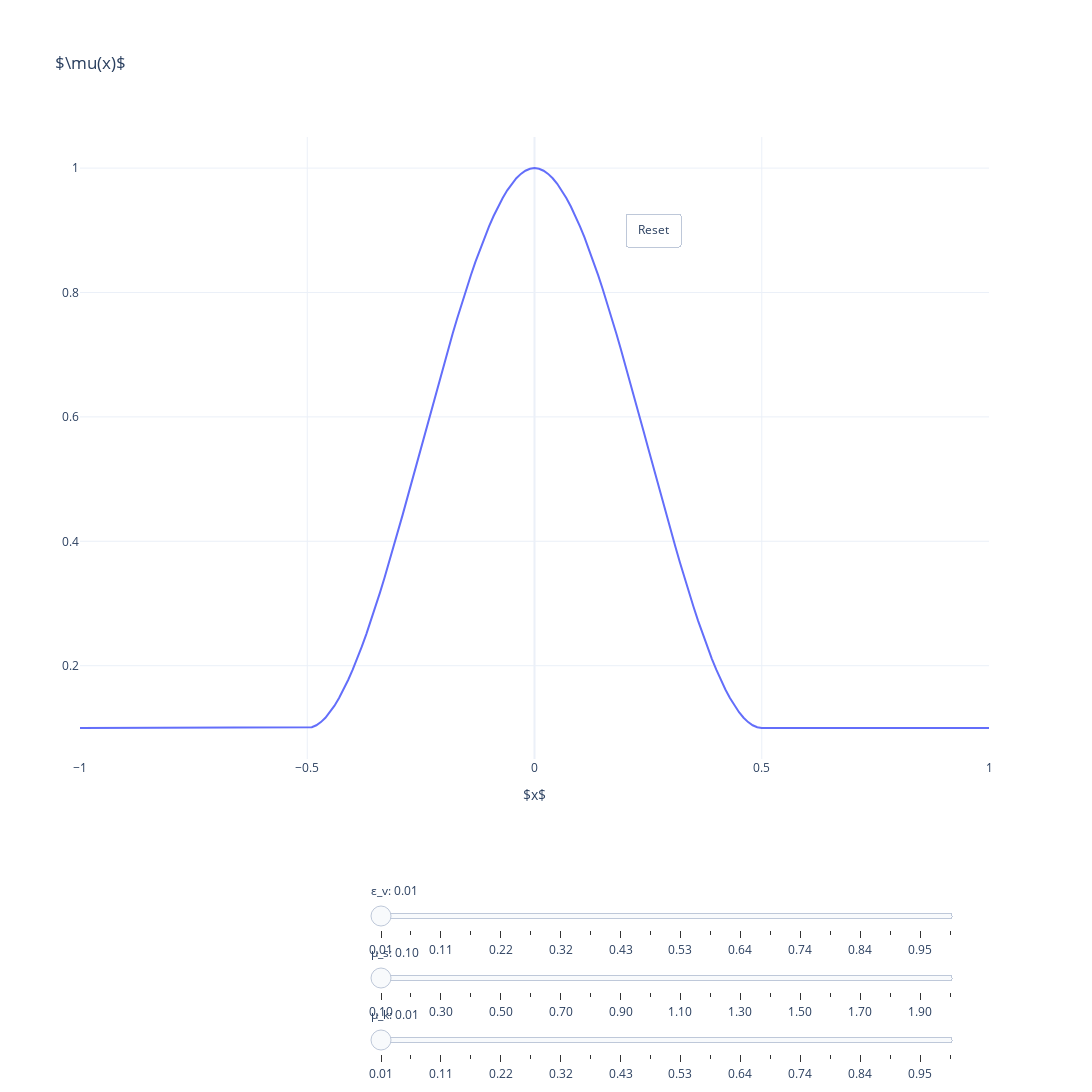

The notebook cell this image was saved under:
### Code cell
def mu(x):
    # return (mu_k - mu_s) * (0.5 * (-cos(pi * x / eps_v) + 1)) + mu_s
    return (mu_k - mu_s) * (3 * (x / eps_v)**2 - 2 * (x / eps_v)**3) + mu_s

sym_mu = Piecewise(
 (mu_k, abs(x) >= eps_v),
 (mu(abs(x)), abs(x) < eps_v)
)
display(Eq(symbols(r"\mu(x)"), sym_mu))
plot(sym_mu, title=r"$\mu(x)$")
plot_interactive(sym_mu, title=r"$\mu(x)$")

### Figure 1 — Plotly figure (JSON) as saved in the notebook; plotly's stock layout.template omitted (floating-point values rounded to 4 significant figures; data arrays with more than 128 entries replaced by an {"elided": "..."} marker saying what was removed)
{"data": [{"name": "Function 1", "type": "scatter", "x": {"elided": "201 float values"}, "y": {"elided": "201 float values"}}], "layout": {"height": 1200, "sliders": [{"active": 0, "currentvalue": {"prefix": "ε_v: "}, "pad": {"l": 200, "r": 120, "t": 120}, "steps": [{"args": [{"y": {"elided": "1x201 float values"}}], "label": "0.01", "method": "restyle"}, {"args": [{"y": {"elided": "1x201 float values"}}], "label": "0.06", "method": "restyle"}, {"args": [{"y": {"elided": "1x201 float values"}}], "label": "0.11", "method": "restyle"}, {"args": [{"y": {"elided": "1x201 float values"}}], "label": "0.17", "method": "restyle"}, {"args": [{"y": {"elided": "1x201 float values"}}], "label": "0.22", "method": "restyle"}, {"args": [{"y": {"elided": "1x201 float values"}}], "label": "0.27", "method": "restyle"}, {"args": [{"y": {"elided": "1x201 float values"}}], "label": "0.32", "method": "restyle"}, {"args": [{"y": {"elided": "1x201 float values"}}], "label": "0.37", "method": "restyle"}, {"args": [{"y": {"elided": "1x201 float values"}}], "label": "0.43", "method": "restyle"}, {"args": [{"y": {"elided": "1x201 float values"}}], "label": "0.48", "method": "restyle"}, {"args": [{"y": {"elided": "1x201 float values"}}], "label": "0.53", "method": "restyle"}, {"args": [{"y": {"elided": "1x201 float values"}}], "label": "0.58", "method": "restyle"}, {"args": [{"y": {"elided": "1x201 float values"}}], "label": "0.64", "method": "restyle"}, {"args": [{"y": {"elided": "1x201 float values"}}], "label": "0.69", "method": "restyle"}, {"args": [{"y": {"elided": "1x201 float values"}}], "label": "0.74", "method": "restyle"}, {"args": [{"y": {"elided": "1x201 float values"}}], "label": "0.79", "method": "restyle"}, {"args": [{"y": {"elided": "1x201 float values"}}], "label": "0.84", "method": "restyle"}, {"args": [{"y": {"elided": "1x201 float values"}}], "label": "0.90", "method": "restyle"}, {"args": [{"y": {"elided": "1x201 float values"}}], "label": "0.95", "method": "restyle"}, {"args": [{"y": {"elided": "1x201 float values"}}], "label": "1.00", "method": "restyle"}], "x": 0.1, "xanchor": "left", "y": 0, "yanchor": "top"}, {"active": 0, "currentvalue": {"prefix": "μ_s: "}, "pad": {"l": 200, "r": 120, "t": 120}, "steps": [{"args": [{"y": {"elided": "1x201 float values"}}], "label": "0.10", "method": "restyle"}, {"args": [{"y": {"elided": "1x201 float values"}}], "label": "0.20", "method": "restyle"}, {"args": [{"y": {"elided": "1x201 float values"}}], "label": "0.30", "method": "restyle"}, {"args": [{"y": {"elided": "1x201 float values"}}], "label": "0.40", "method": "restyle"}, {"args": [{"y": {"elided": "1x201 float values"}}], "label": "0.50", "method": "restyle"}, {"args": [{"y": {"elided": "1x201 float values"}}], "label": "0.60", "method": "restyle"}, {"args": [{"y": {"elided": "1x201 float values"}}], "label": "0.70", "method": "restyle"}, {"args": [{"y": {"elided": "1x201 float values"}}], "label": "0.80", "method": "restyle"}, {"args": [{"y": {"elided": "1x201 float values"}}], "label": "0.90", "method": "restyle"}, {"args": [{"y": {"elided": "1x201 float values"}}], "label": "1.00", "method": "restyle"}, {"args": [{"y": {"elided": "1x201 float values"}}], "label": "1.10", "method": "restyle"}, {"args": [{"y": {"elided": "1x201 float values"}}], "label": "1.20", "method": "restyle"}, {"args": [{"y": {"elided": "1x201 float values"}}], "label": "1.30", "method": "restyle"}, {"args": [{"y": {"elided": "1x201 float values"}}], "label": "1.40", "method": "restyle"}, {"args": [{"y": {"elided": "1x201 float values"}}], "label": "1.50", "method": "restyle"}, {"args": [{"y": {"elided": "1x201 float values"}}], "label": "1.60", "method": "restyle"}, {"args": [{"y": {"elided": "1x201 float values"}}], "label": "1.70", "method": "restyle"}, {"args": [{"y": {"elided": "1x201 float values"}}], "label": "1.80", "method": "restyle"}, {"args": [{"y": {"elided": "1x201 float values"}}], "label": "1.90", "method": "restyle"}, {"args": [{"y": {"elided": "1x201 float values"}}], "label": "2.00", "method": "restyle"}], "x": 0.1, "xanchor": "left", "y": -0.1, "yanchor": "top"}, {"active": 0, "currentvalue": {"prefix": "μ_k: "}, "pad": {"l": 200, "r": 120, "t": 120}, "steps": [{"args": [{"y": {"elided": "1x201 float values"}}], "label": "0.01", "method": "restyle"}, {"args": [{"y": {"elided": "1x201 float values"}}], "label": "0.06", "method": "restyle"}, {"args": [{"y": {"elided": "1x201 float values"}}], "label": "0.11", "method": "restyle"}, {"args": [{"y": {"elided": "1x201 float values"}}], "label": "0.17", "method": "restyle"}, {"args": [{"y": {"elided": "1x201 float values"}}], "label": "0.22", "method": "restyle"}, {"args": [{"y": {"elided": "1x201 float values"}}], "label": "0.27", "method": "restyle"}, {"args": [{"y": {"elided": "1x201 float values"}}], "label": "0.32", "method": "restyle"}, {"args": [{"y": {"elided": "1x201 float values"}}], "label": "0.37", "method": "restyle"}, {"args": [{"y": {"elided": "1x201 float values"}}], "label": "0.43", "method": "restyle"}, {"args": [{"y": {"elided": "1x201 float values"}}], "label": "0.48", "method": "restyle"}, {"args": [{"y": {"elided": "1x201 float values"}}], "label": "0.53", "method": "restyle"}, {"args": [{"y": {"elided": "1x201 float values"}}], "label": "0.58", "method": "restyle"}, {"args": [{"y": {"elided": "1x201 float values"}}], "label": "0.64", "method": "restyle"}, {"args": [{"y": {"elided": "1x201 float values"}}], "label": "0.69", "method": "restyle"}, {"args": [{"y": {"elided": "1x201 float values"}}], "label": "0.74", "method": "restyle"}, {"args": [{"y": {"elided": "1x201 float values"}}], "label": "0.79", "method": "restyle"}, {"args": [{"y": {"elided": "1x201 float values"}}], "label": "0.84", "method": "restyle"}, {"args": [{"y": {"elided": "1x201 float values"}}], "label": "0.90", "method": "restyle"}, {"args": [{"y": {"elided": "1x201 float values"}}], "label": "0.95", "method": "restyle"}, {"args": [{"y": {"elided": "1x201 int values"}}], "label": "1.00", "method": "restyle"}], "x": 0.1, "xanchor": "left", "y": -0.2, "yanchor": "top"}], "title": {"text": "$\\mu(x)$"}, "updatemenus": [{"buttons": [{"args": [{"sliders[0].active": 0, "sliders[1].active": 0, "sliders[2].active": 0}], "label": "Reset", "method": "relayout"}], "direction": "left", "pad": {"t": 200}, "showactive": false, "type": "buttons", "x": 0.6, "xanchor": "left", "y": 1.2, "yanchor": "top"}], "width": 1200, "xaxis": {"title": {"text": "$x$"}}}}
